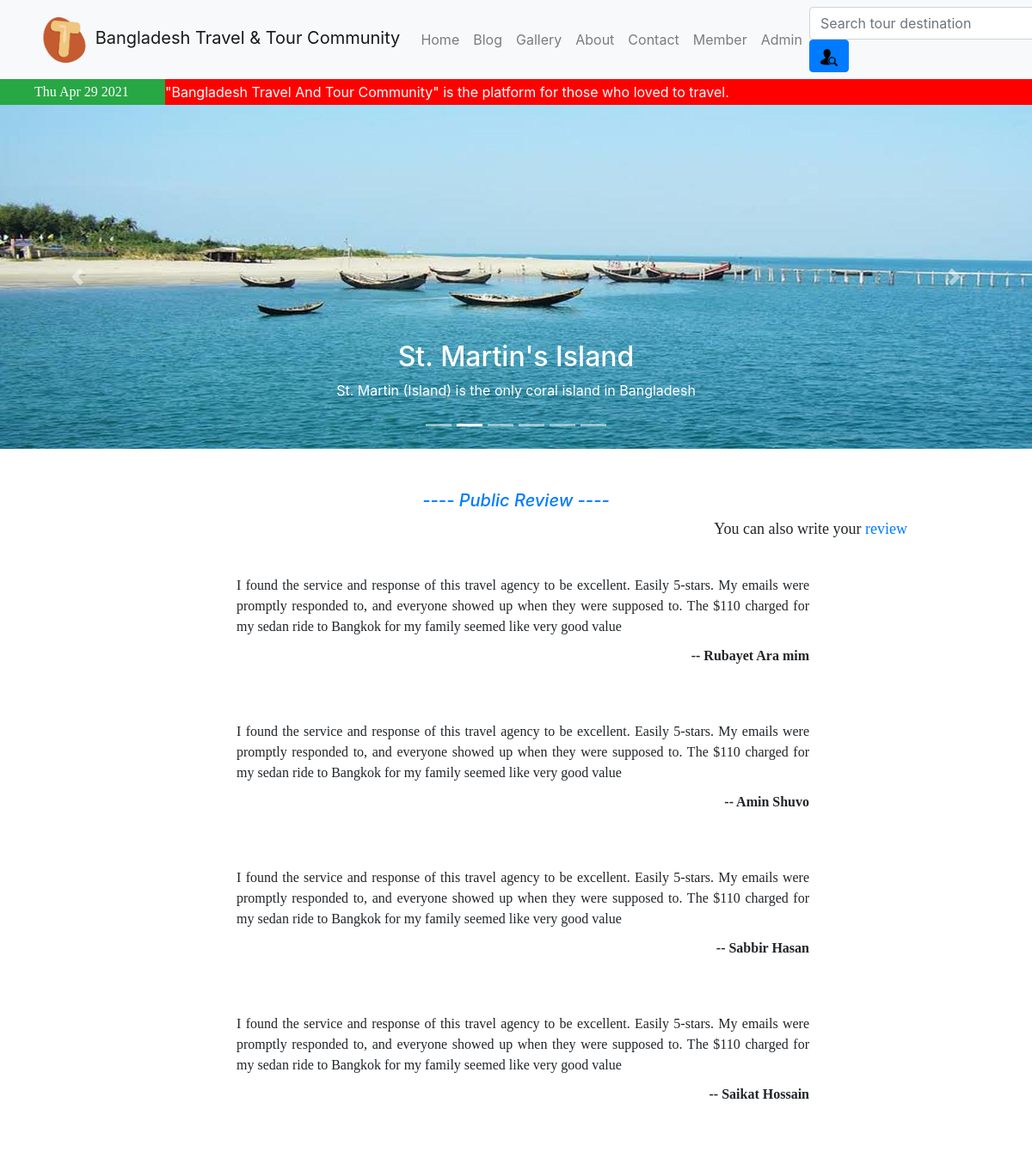
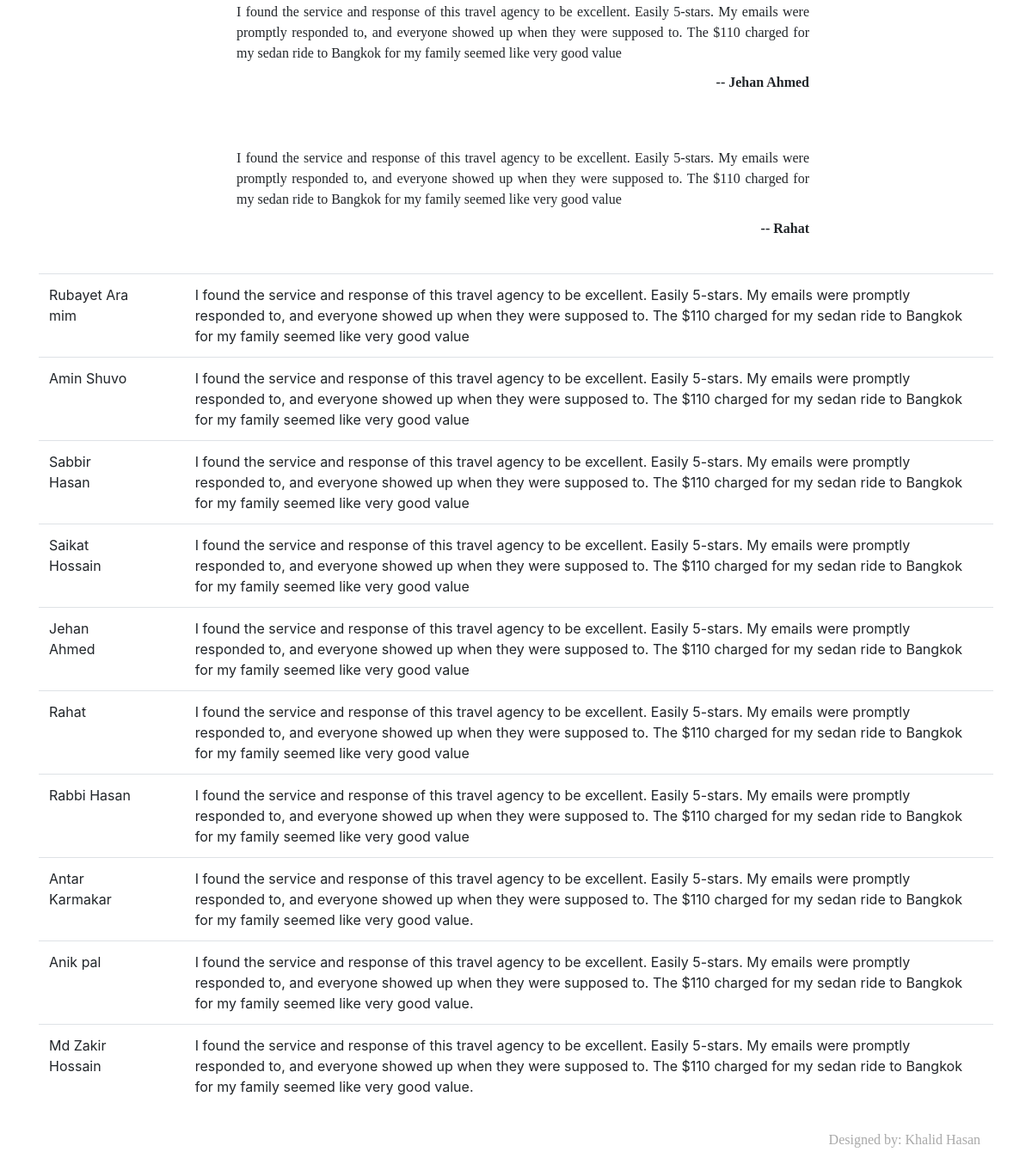
The page /testfield.php on the database its author committed (2 pictures, top to bottom).
### tables this page shows
CREATE TABLE `review` (
  `id` int(10) NOT NULL,
  `name` varchar(50) NOT NULL,
  `email` varchar(100) NOT NULL,
  `review` varchar(300) NOT NULL
);

### testfield.php (the view, shortened to what this page needs)
<!DOCTYPE html>
<html lang="en">
    <head>
        <link rel="stylesheet" href="https://stackpath.bootstrapcdn.com/bootstrap/4.3.1/css/bootstrap.min.css">
    </head>
    <body>
        <nav class="navbar navbar-light bg-light navbar-expand-md">
            <div class="container">
                <a class="navbar-brand" href="index.php"><img src="images/icon.webp" height="60px" width="60px"> Bangladesh Travel & Tour Community</a>
                <ul class="navbar-nav mx-auto">
                    <li class="navbar-item">
                        <a class="nav-link" href="index.php">Home</a>
                    </li>
                    <li class="navbar-item">
                        <a class="nav-link" href="blog.php">Blog</a>
                    </li>
                    <li class="navbar-item">
                        <a class="nav-link" href="gallery.php">Gallery</a>
                    </li>
                    <li class="navbar-item">
                        <a class="nav-link" href="about.php">About</a>
                    </li>
                    <li class="navbar-item">
                        <a class="nav-link" href="contact.php">Contact</a>
                    </li>
                    <li class="navbar-item">
                        <a class="nav-link" href="login.php">Member</a>
                    </li>
                    <li class="navbar-item">
                        <a class="nav-link" href="admin/adlogin.php">Admin</a>
                    </li>
                </ul>
                <form class="form-inline ml-auto"method="post" action="searchblog.php">
                    <input class="form-control" type="text" name="search" placeholder="Search tour destination">
                    <button class="btn btn-primary"><img src="images/search.png" height="20px" width="20px"></button>
                </form>
            </div>
        </nav>
        <div class="info" style="height: 30px; width: 100%">
            <div class="infoleft bg-success" style="height: 30px; width: 16%; padding-left:40px; padding-top:3px; padding-right:10px; color: white; float: left; font-family: cursive">
                <p id="demo"></p>
            </div>
            <div class="inforight" style="height: 30px; width: 84%; padding-top:3px; float: left; background-color: red; color: white">
                <marquee>"Bangladesh Travel And Tour Community" is the platform for those who loved to travel. </marquee>
            </div>
        </div>
        <div id="slider" class="carousel slide" data-ride="carousel">
            <ol class="carousel-indicators">
                <li class="active" data-target="#slider" data-slide-to="0"></li>
                <li data-target="#slider" data-slide-to="1"></li>
                <li data-target="#slider" data-slide-to="2"></li>
                <li data-target="#slider" data-slide-to="3"></li>
                <li data-target="#slider" data-slide-to="4"></li>
                <li data-target="#slider" data-slide-to="5"></li>
            </ol>
            <div class="carousel-inner" role="listbox">
                <div class="carousel-item">
                    <img src="images/bd-sl2.jpg" alt="Second slide" height="400px" width="100%">
                    <div class="carousel-caption">
                        <h2>St. Martin's Island</h2>
                        <p>St. Martin (Island) is the only coral island in Bangladesh</p>
                    </div>
                </div>
            </div>
            <a href="#slider" class="carousel-control-prev" data-slide="prev">
                <span class="carousel-control-prev-icon"></span>
            </a>
            <a href="#slider" class="carousel-control-next" data-slide="next">
                <span class="carousel-control-next-icon"></span>
            </a>
        </div>
        <div class="container table-responsive">
            <br><br>
            <h1 class="text-primary text-center" style="font-size: 20px; font-style: italic">---- Public Review ----</h1>
            <p style="text-align: right; font-size: 18px; font-family: cursive; padding-right: 100px">You can also write your <a href="review.php">review</a></p>
            <?php
                $con = mysqli_connect("localhost","root","","projectbttc");
                $sql = "select id, name, review from review order by id desc limit 6";
                $result = mysqli_query($con, $sql);
                if(mysqli_num_rows($result)>0)
                {
                    while($row = mysqli_fetch_assoc($result))
                    {
                        echo "<br />";
                        echo "<div style='width: 60%; margin-left: 230px; font-family: cursive' class='text-justify'>";
                            echo $row["review"];
                            echo "<p style='text-align: right; padding-top: 10px;'>"."<b>"."-- ".$row["name"]."</b>"."<br />";
                            echo "<br />";
                        echo "</div>";
                    }
                }
                else
                {
                    echo "There is no review yet.";
                }
            ?>
            <table class="table table-hover">
                <tbody>
                <?php
                    $con = mysqli_connect("localhost","root","","projectbttc");
                    $sql = "select id, name, review from review order by id desc limit 10";
                    $result = mysqli_query($con, $sql);
                    if(mysqli_num_rows($result)>0)
                    {
                        while($row = mysqli_fetch_assoc($result))
                        {
                            echo "<tr>";
                                echo "<td>";
                                    echo $row["name"];
                                echo "</td>";
                                echo "<td>";
                                echo "</td>";
                                echo "<td>";
                                echo "</td>";
                                echo "<td>";
                                    echo $row["review"];
                                echo "</td>";
                            echo "</tr>";
                        }
                    }
                    else
                    {
                        echo "There is no review yet.";
                    }
                ?>
                </tbody>
            </table>
        </div>
        <footer style="padding-right: 60px; padding-top: 10px; color: darkgray; text-align: right">
            <p style="font-family: cursive">Designed by: Khalid Hasan</p>
        </footer>
    </body>
</html>

### rows shown on the page
review: review "I found the service and response of this travel agency to be excellent. Easily 5-stars. My emails were promptly responded to, and everyone showed up when they were supposed to. The $110 charged for my sedan ride to Bangkok for my family seemed like very good value", name "Rubayet Ara mim"
review: review "I found the service and response of this travel agency to be excellent. Easily 5-stars. My emails were promptly responded to, and everyone showed up when they were supposed to. The $110 charged for my sedan ride to Bangkok for my family seemed like very good value", name "Amin Shuvo"
review: review "I found the service and response of this travel agency to be excellent. Easily 5-stars. My emails were promptly responded to, and everyone showed up when they were supposed to. The $110 charged for my sedan ride to Bangkok for my family seemed like very good value", name "Sabbir Hasan"
review: review "I found the service and response of this travel agency to be excellent. Easily 5-stars. My emails were promptly responded to, and everyone showed up when they were supposed to. The $110 charged for my sedan ride to Bangkok for my family seemed like very good value", name "Saikat Hossain"
review: review "I found the service and response of this travel agency to be excellent. Easily 5-stars. My emails were promptly responded to, and everyone showed up when they were supposed to. The $110 charged for my sedan ride to Bangkok for my family seemed like very good value", name "Jehan Ahmed"
review: review "I found the service and response of this travel agency to be excellent. Easily 5-stars. My emails were promptly responded to, and everyone showed up when they were supposed to. The $110 charged for my sedan ride to Bangkok for my family seemed like very good value", name "Rahat"
review: name "Rabbi Hasan", review "I found the service and response of this travel agency to be excellent. Easily 5-stars. My emails were promptly responded to, and everyone showed up when they were supposed to. The $110 charged for my sedan ride to Bangkok for my family seemed like very good value"
review: name "Antar Karmakar", review "I found the service and response of this travel agency to be excellent. Easily 5-stars. My emails were promptly responded to, and everyone showed up when they were supposed to. The $110 charged for my sedan ride to Bangkok for my family seemed like very good value."
review: name "Anik pal", review "I found the service and response of this travel agency to be excellent. Easily 5-stars. My emails were promptly responded to, and everyone showed up when they were supposed to. The $110 charged for my sedan ride to Bangkok for my family seemed like very good value."
review: name "Md Zakir Hossain", review "I found the service and response of this travel agency to be excellent. Easily 5-stars. My emails were promptly responded to, and everyone showed up when they were supposed to. The $110 charged for my sedan ride to Bangkok for my family seemed like very good value."
